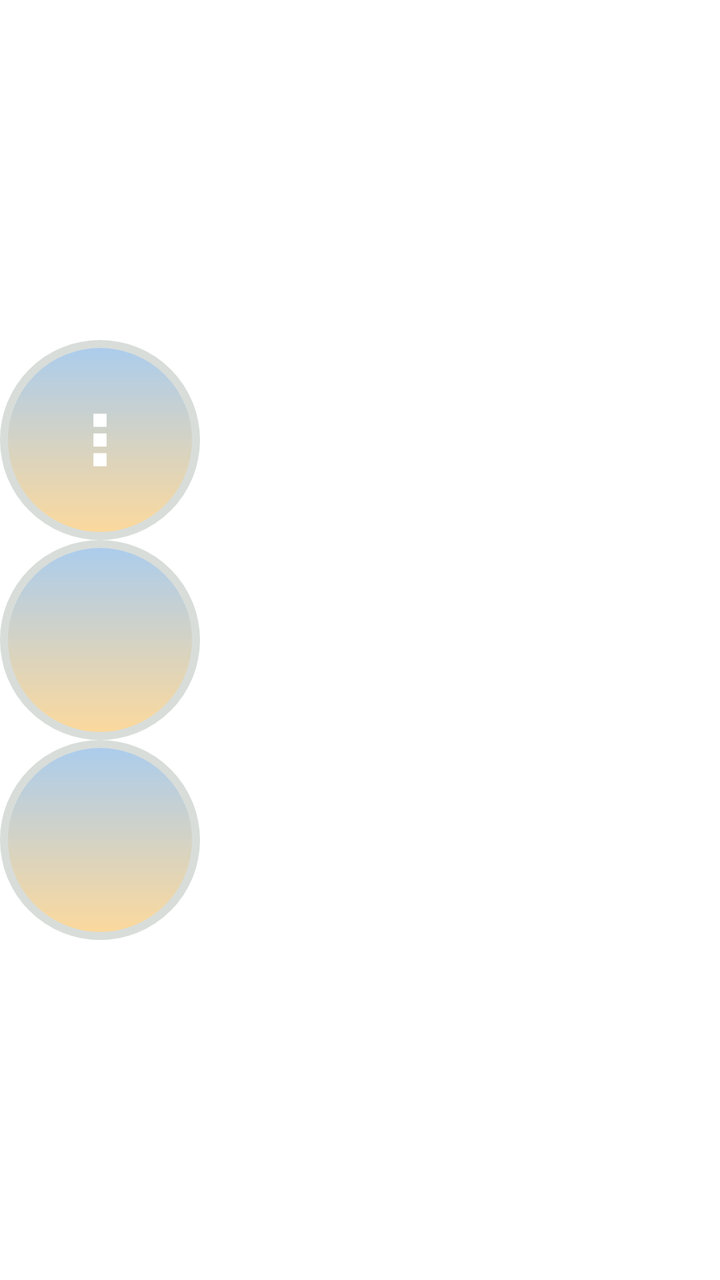
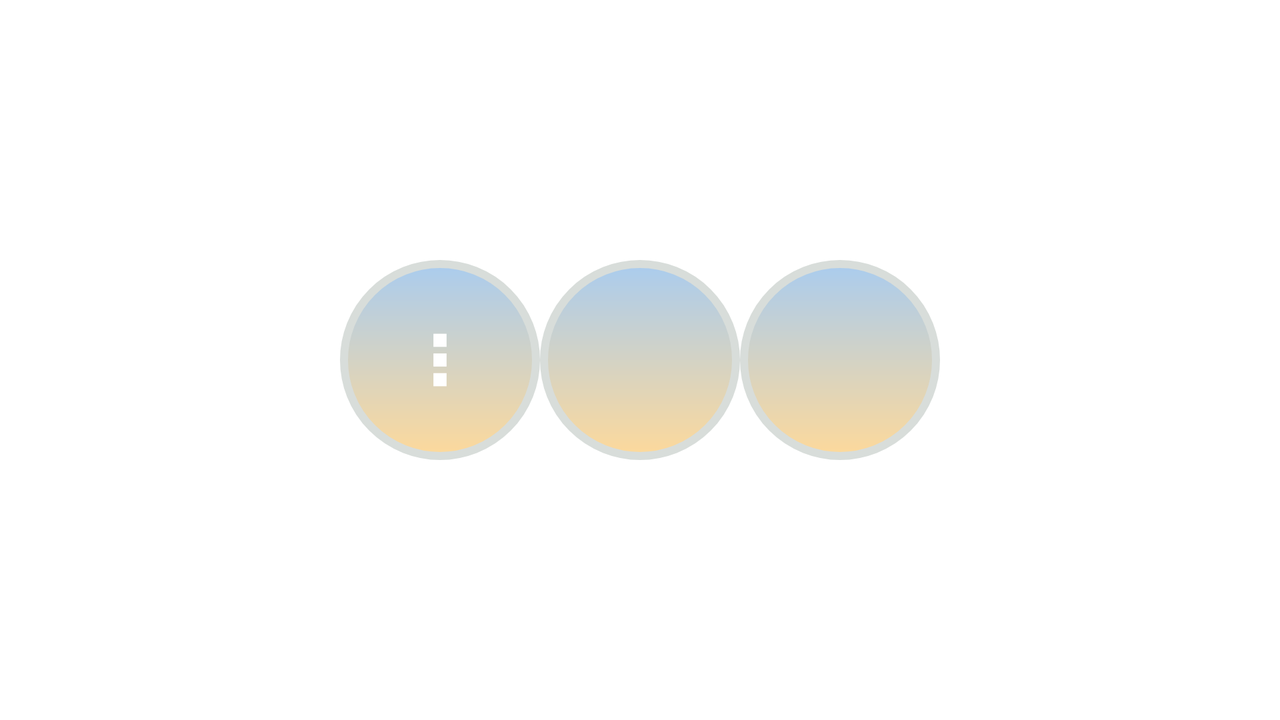

The same Android screen from two of the app's own layout files: first res/layout/ as a phone draws it, then the repository's variant for another configuration, drawn on a device whose configuration selects that folder. Both files follow.
<!-- AndroidManifest.xml: application theme AppTheme -->
<!-- res/layout/principal_layout.xml -->
<?xml version="1.0" encoding="utf-8"?>

<LinearLayout xmlns:android="http://schemas.android.com/apk/res/android"
    android:layout_width="match_parent"
    android:layout_height="match_parent"
    android:gravity="center_vertical"
    android:orientation="vertical">

    <ImageButton
        android:id="@+id/button_lista_lugares"
        style="@style/AppBaseTheme.Button_background"
        android:layout_width="wrap_content"
        android:layout_height="wrap_content"
        android:onClick="sendMessage"
        android:src="@mipmap/ic_list"
        android:text="@string/b_lista_lugares" />

    <ImageButton
        android:id="@+id/button_mapa_lugares"
        style="@style/AppBaseTheme.Button_background"
        android:layout_width="wrap_content"
        android:layout_height="wrap_content"
        android:src="@mipmap/ic_locale"
        android:text="@string/b_mapa_lugares" />

    <ImageButton
        android:id="@+id/button_HARD_RESET"
        style="@style/AppBaseTheme.Button_background"
        android:layout_width="wrap_content"
        android:layout_height="wrap_content"
        android:src="@mipmap/ic_recreate"
        android:text="@string/b_HARD_RESET" />

</LinearLayout>
<!-- resources referenced by this layout -->
<resources>
  <!-- mipmap ic_list: png bitmap (mipmap-hdpi, 142 bytes) -->
  <string name="b_HARD_RESET">RESET - (BBDD)</string>
  <string name="b_lista_lugares">Lista</string>
  <string name="b_mapa_lugares">Ver Mapa</string>
  <style name="AppBaseTheme.Button_background">
          <item name="android:background">@drawable/d_buttonshape</item>
  
      </style>
  <style name="AppTheme" parent="AppBaseTheme">
          
  
      </style>
  <!-- drawable d_buttonshape (drawable) -->
  <?xml version="1.0" encoding="utf-8"?>
  
  <shape
      xmlns:android="http://schemas.android.com/apk/res/android"
      android:shape="oval">
  
      <corners
          android:radius="600dp"/>
  
      <size
          android:height="100dp"
          android:width="100dp"/>
  
      <stroke
          android:color="#ffd8ddda"
          android:width="4dp"/>
  
      <gradient
          android:angle="90"
          android:startColor="#fdd99b"
          android:endColor="#aaccee"
          android:type="linear"/>
      
  </shape>
  <style name="AppBaseTheme" parent="android:Theme.Light">
          
  
      </style>
</resources>
<!-- res/layout-land/principal_layout.xml (the repository's variant of the layout above) -->
<!-- drawn on the phone turned sideways -->
<?xml version="1.0" encoding="utf-8"?>

<LinearLayout xmlns:android="http://schemas.android.com/apk/res/android"
    android:layout_width="match_parent"
    android:layout_height="match_parent"
    android:gravity="center_horizontal|center_vertical"
    android:orientation="horizontal" >
    
    <ImageButton
        android:id="@+id/button_lista_lugares"
        android:layout_width="wrap_content"
        android:layout_height="wrap_content"
        android:onClick="sendMessage"
        android:text="@string/b_lista_lugares"
        android:src="@mipmap/ic_list"
        style="@style/AppBaseTheme.Button_background"/>

    <ImageButton
        android:id="@+id/button_mapa_lugares"
        style="@style/AppBaseTheme.Button_background"
        android:layout_width="wrap_content"
        android:layout_height="wrap_content"
        android:src="@mipmap/ic_locale"
        android:text="@string/b_mapa_lugares" />

    <ImageButton
        android:id="@+id/button_HARD_RESET"
        style="@style/AppBaseTheme.Button_background"
        android:layout_width="wrap_content"
        android:layout_height="wrap_content"
        android:src="@mipmap/ic_recreate"
        android:text="@string/b_HARD_RESET" />

</LinearLayout>
